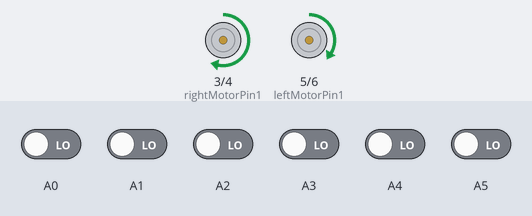
The sketch below on a simulated Arduino Nano, built with avr-gcc and run on an emulated ATmega328P. On the bench: motor-driver pin pairs drawn as motors (green arrow = first pin HIGH = forward, orange = second pin HIGH = backward, longer = more drive). Inputs (shaded band) come from the test bench; at power-on: A0–5 LOW.

Above: at 19.2 s.
19.3 s: A3 driven HIGH
At 19.8 s:
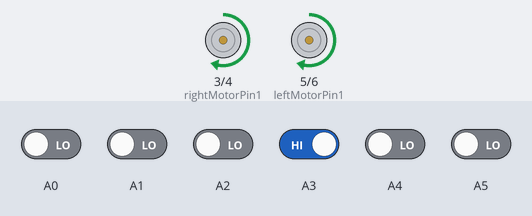
20.8 s: A5 driven HIGH
At 21.9 s:
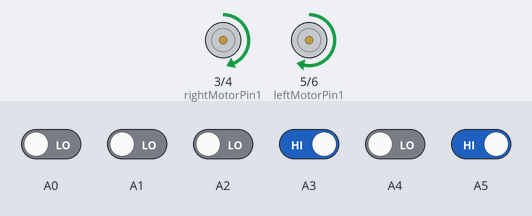
22.3 s: A5 driven LOW
At 23.3 s:
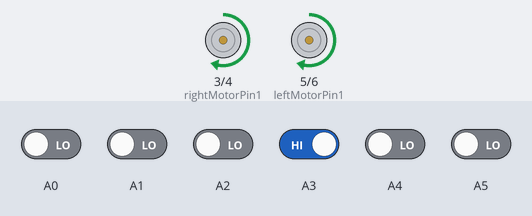
23.8 s: A0 driven HIGH
At 24.2 s:
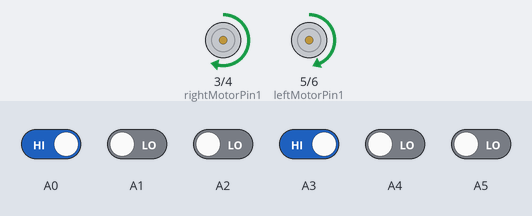
25.3 s: A0 driven LOW
At 26.8 s:
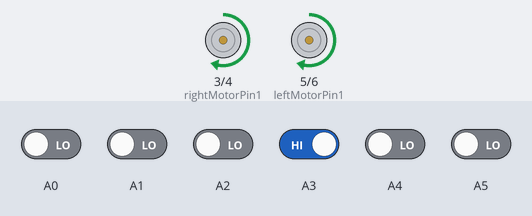
Timing chart, 0 to 27.8 s (numbered marks = the images above; inputs shaded):
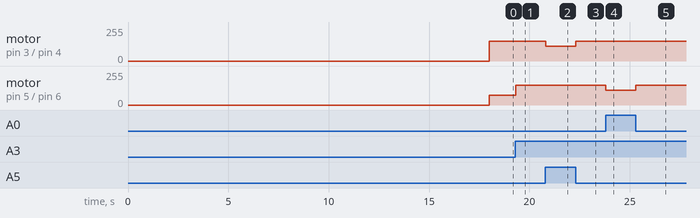

The sketch:

lfr_qt_8rc_Invers____.ino
```cpp
//md.parves sultan//
//iub eee//
//code for qt8rc,lfr\\


#include <QTRSensors.h>

QTRSensorsRC qtrrc((unsigned char[]) {A0, A1, A2, A3, A4, A5, A6, A7}, 8); // Initialize QTR-8RC sensor
const int rightMotorPin1 = 3;  // Motor A
const int rightMotorPin2 = 4;
const int leftMotorPin1 = 5;   // Motor B
const int leftMotorPin2 = 6;
const int motorSpeed = 150;    // Base speed of the motors
unsigned int sensorValues[8];

void setup() {
  Serial.begin(9600);
  pinMode(rightMotorPin1, OUTPUT);
  pinMode(rightMotorPin2, OUTPUT);
  pinMode(leftMotorPin1, OUTPUT);
  pinMode(leftMotorPin2, OUTPUT);

  // Calibrate for initial readings
  for (int i = 0; i < 400; i++) {
    qtrrc.calibrate();
    delay(20);
  }
}

void loop() {
  int position = qtrrc.readLine(sensorValues);  // Get line position

  // Adjust motor speed dynamically based on the detected position
  int leftMotorSpeed = motorSpeed;
  int rightMotorSpeed = motorSpeed;

  // Turning logic based on sensor position
  if (position < 1500) {
    // Sharp left turn
    leftMotorSpeed = motorSpeed / 2;
    rightMotorSpeed = motorSpeed;
  }
  else if (position < 2500) {
    // Slight left turn
    leftMotorSpeed = motorSpeed * 0.75;
    rightMotorSpeed = motorSpeed;
  }
  else if (position > 3500 && position < 4500) {
    // Slight right turn
    leftMotorSpeed = motorSpeed;
    rightMotorSpeed = motorSpeed * 0.75;
  }
  else if (position > 4500) {
    // Sharp right turn
    leftMotorSpeed = motorSpeed;
    rightMotorSpeed = motorSpeed / 2;
  }

  // Set motor directions based on computed speeds
  analogWrite(leftMotorPin1, leftMotorSpeed);
  analogWrite(rightMotorPin1, rightMotorSpeed);
  digitalWrite(leftMotorPin2, LOW);
  digitalWrite(rightMotorPin2, LOW);

  delay(10);  // Small delay for stability
}
```

Measured:
- after the input at 19.3 s, motor on pin 5 (leftMotorPin1) / pin 6 (leftMotorPin2): forward 75/255 → forward 150/255 at once
- after the input at 20.8 s, motor on pin 3 (rightMotorPin1) / pin 4 (rightMotorPin2): forward 150/255 → forward 112/255 at once
- after the input at 22.3 s, motor on pin 3 (rightMotorPin1) / pin 4 (rightMotorPin2): forward 112/255 → forward 150/255 at once
- after the input at 23.8 s, motor on pin 5 (leftMotorPin1) / pin 6 (leftMotorPin2): forward 150/255 → forward 112/255 at once
- after the input at 25.3 s, motor on pin 5 (leftMotorPin1) / pin 6 (leftMotorPin2): forward 112/255 → forward 150/255 at once
